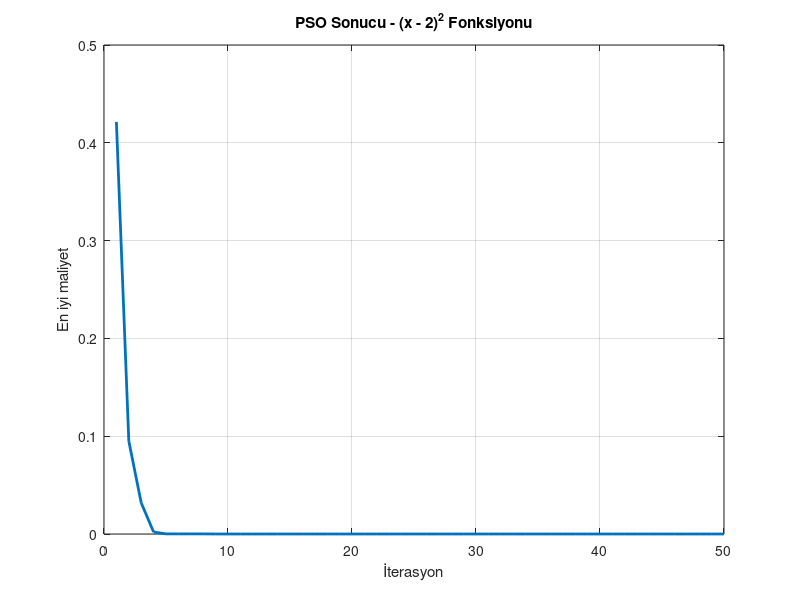

MATLAB code for this plot:

% PSO - (x - 2)^2 fonksiyonunu minimize etme

% Amaç fonksiyonu
CostFunction = @(x) (x - 2).^2;

nVar = 1;              % Tek boyutlu problem
VarSize = [1 nVar];    % Pozisyon vektörü
VarMin = -10;          % Alt sınır
VarMax = 10;           % Üst sınır

% PSO Parametreleri
MaxIt = 50;            % Maksimum iterasyon
nPop = 10;             % Parçacık sayısı
w = 0.7;               % Eylemsizlik katsayısı
wdamp = 0.99;          % Eylemsizlik azaltma oranı
c1 = 1.5;              % Bireysel öğrenme katsayısı
c2 = 2.0;              % Sosyal öğrenme katsayısı

% Parçacık yapısı
empty_particle.Position = [];
empty_particle.Velocity = [];
empty_particle.Cost = [];
empty_particle.Best.Position = [];
empty_particle.Best.Cost = [];

particle = repmat(empty_particle, nPop, 1);
GlobalBest.Cost = inf;

% Başlangıç popülasyonu
for i = 1:nPop
    particle(i).Position = unifrnd(VarMin, VarMax, VarSize);
    particle(i).Velocity = zeros(VarSize);
    particle(i).Cost = CostFunction(particle(i).Position);
    particle(i).Best.Position = particle(i).Position;
    particle(i).Best.Cost = particle(i).Cost;

    if particle(i).Best.Cost < GlobalBest.Cost
        GlobalBest = particle(i).Best;
    end
end

% PSO Ana Döngü
BestCosts = zeros(MaxIt, 1);
for it = 1:MaxIt
    for i = 1:nPop
        % Hız güncelleme
        particle(i).Velocity = ...
            w * particle(i).Velocity ...
            + c1 * rand(VarSize) .* (particle(i).Best.Position - particle(i).Position) ...
            + c2 * rand(VarSize) .* (GlobalBest.Position - particle(i).Position);

        % Pozisyon güncelleme
        particle(i).Position = particle(i).Position + particle(i).Velocity;

        % Sınır kontrolü
        particle(i).Position = max(particle(i).Position, VarMin);
        particle(i).Position = min(particle(i).Position, VarMax);

        % Değerlendirme
        particle(i).Cost = CostFunction(particle(i).Position);

        % Kendi en iyisini güncelle
        if particle(i).Cost < particle(i).Best.Cost
            particle(i).Best.Position = particle(i).Position;
            particle(i).Best.Cost = particle(i).Cost;

            % Global en iyiyi güncelle
            if particle(i).Best.Cost < GlobalBest.Cost
                GlobalBest = particle(i).Best;
            end
        end
    end

    BestCosts(it) = GlobalBest.Cost;
    w = w * wdamp;

    fprintf('Iterasyon %d: En iyi maliyet = %.5f\n', it, BestCosts(it));
end

% Sonuçların Görselleştirilmesi
figure;
plot(BestCosts, 'LineWidth', 2);
xlabel('İterasyon');
ylabel('En iyi maliyet');
grid on;
title('PSO Sonucu - (x - 2)^2 Fonksiyonu');
